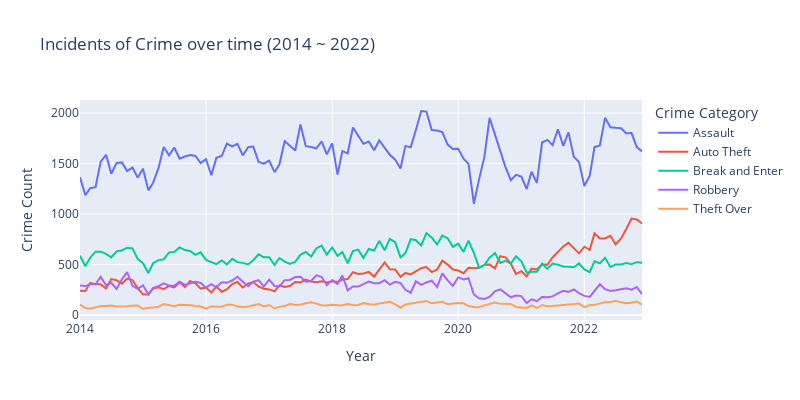

The cell this chart's notebook holds for it:
### Markdown cell above
# Crime Over Time (2014~2022)

### Code cell
fig = px.line(crime_YM_counts, x='Date', y='CrimeCount',color='MCI_CATEGORY', title='Time Series Plot', width=800, height=400)
fig.update_layout(
    title='Incidents of Crime over time (2014 ~ 2022)',
    xaxis_title='Year',
    yaxis_title='Crime Count',
    legend_title='Crime Category',
    template='plotly',
)
fig.show()
